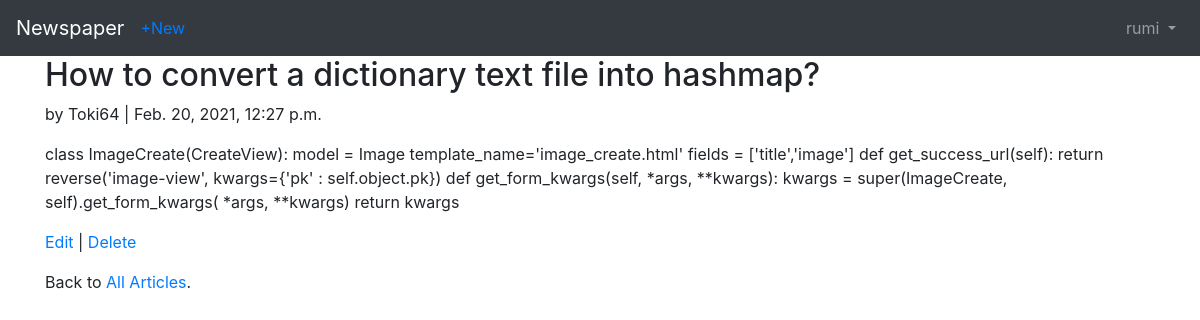
The app's page /articles/3/ (signed in) with its own data.
### users/models.py (models this page shows)
class CustomUser(AbstractUser):
	age=models.PositiveIntegerField(null=True,blank=True)

### articles/models.py (models this page shows, shortened)
class Article(models.Model):
	title=models.CharField(max_length=255)
	body=models.TextField()
	date=models.DateTimeField(auto_now_add=True)
	author=models.ForeignKey(
		get_user_model(),
		on_delete=models.CASCADE,
		)

### articles/views.py (the view)
# urls.py: path('<int:pk>/',ArticleDetailView.as_view(),name='article_detail'),
class ArticleDetailView(LoginRequiredMixin,DetailView):
	model=Article
	template_name='article_detail.html'

### templates/article_detail.html
{% extends 'base.html' %}
{% block content %}
<div class="article-entry">
	<h2> {{ object.title }}</h2>
		<p> by {{ object.author }} | {{ object.date }}</p>
		<p> {{ object.body }} </p>
</div>
<p> <a href="{% url 'article_edit' article.pk %}">Edit</a> |
	<a href="{% url 'article_delete' article.pk %}">Delete</a></p>
<p> Back to <a href="{% url 'article_list' %}">All Articles</a>.</p>
{% endblock content %}

### templates/base.html (shortened to what this page needs)
<!doctype html>
<html lang="en">
<head>
<link rel="stylesheet"
href="https://stackpath.bootstrapcdn.com/bootstrap/4.1.3/css/\
bootstrap.min.css"
integrity="sha384-MCw98/SFnGE8fJT3GXwEOngsV7Zt27NXFoaoApmYm81i\
uXoPkFOJwJ8ERdknLPMO"
crossorigin="anonymous">
</head>
<body>
	<nav class="navbar navbar-expand-md navbar-dark bg-dark mb-Ǔ">
<a class="navbar-brand" href="{% url 'home' %}">Newspaper</a>
{% if user.is_authenticated %}
	<ul class="navbar-nav mr-auto">
		<li class="nav-item"><a href="{% url 'article_create' %}">+New</a></li>
	</ul>
{% endif %}
<div class="collapse navbar-collapse" id="navbarCollapse">
{% if user.is_authenticated %}
<ul class="navbar-nav ml-auto">
<li class="nav-item">
<a class="nav-link dropdown-toggle" href="#" id="userMenu"
data-toggle="dropdown" aria-haspopup="true"
aria-expanded="false">
{{ user.username }}
</a>
</li>
</ul>
{% endif %}
</div>
</nav>
<div class="container">
{% block content %}
{% endblock content %}
</div>
</body>
</html>

### records on screen
CustomUser: username "rumi"
Article: title "How to convert a dictionary text file into hashmap?", author "Toki64", date "Feb. 20, 2021, 12:27 p.m.", body "class ImageCreate(CreateView): model = Image template_name='image_create.html' fields = ['title','image'] def get_success_url(self): return reverse('image-view', kwargs={'pk' : self.object.pk}) def get_form_kwargs(self, *args, **kwargs): kwargs = super(ImageCreate, self).get_form_kwargs( *args, **kwargs) return kwargs"
